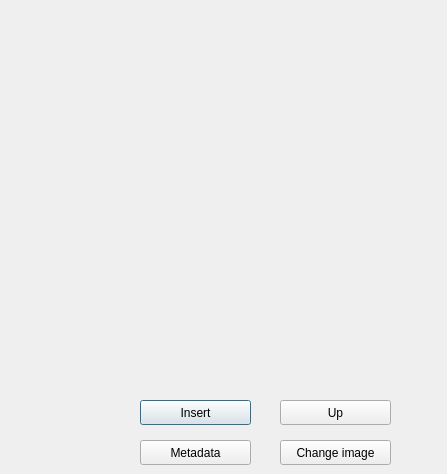
<?xml version="1.0" encoding="UTF-8"?>
<ui version="4.0">
 <class>SecondWin</class>
 <widget class="QDialog" name="SecondWin">
  <property name="geometry">
   <rect>
    <x>0</x>
    <y>0</y>
    <width>447</width>
    <height>474</height>
   </rect>
  </property>
  <property name="windowTitle">
   <string>Dialog</string>
  </property>
  <widget class="QLabel" name="labelimage">
   <property name="geometry">
    <rect>
     <x>40</x>
     <y>50</y>
     <width>371</width>
     <height>321</height>
    </rect>
   </property>
   <property name="text">
    <string/>
   </property>
  </widget>
  <widget class="QPushButton" name="InsertBu">
   <property name="geometry">
    <rect>
     <x>140</x>
     <y>400</y>
     <width>111</width>
     <height>25</height>
    </rect>
   </property>
   <property name="text">
    <string>Insert</string>
   </property>
  </widget>
  <widget class="QPushButton" name="pushButton_2">
   <property name="geometry">
    <rect>
     <x>140</x>
     <y>440</y>
     <width>111</width>
     <height>25</height>
    </rect>
   </property>
   <property name="text">
    <string>Metadata</string>
   </property>
  </widget>
  <widget class="QPushButton" name="ChangeBu">
   <property name="geometry">
    <rect>
     <x>280</x>
     <y>400</y>
     <width>111</width>
     <height>25</height>
    </rect>
   </property>
   <property name="text">
    <string>Up</string>
   </property>
  </widget>
  <widget class="QPushButton" name="pushButton">
   <property name="geometry">
    <rect>
     <x>280</x>
     <y>440</y>
     <width>111</width>
     <height>25</height>
    </rect>
   </property>
   <property name="text">
    <string>Change image</string>
   </property>
  </widget>
  <widget class="QLabel" name="label">
   <property name="geometry">
    <rect>
     <x>0</x>
     <y>0</y>
     <width>451</width>
     <height>481</height>
    </rect>
   </property>
   <property name="text">
    <string/>
   </property>
   <property name="pixmap">
    <pixmap>Since.png</pixmap>
   </property>
  </widget>
  <zorder>label</zorder>
  <zorder>labelimage</zorder>
  <zorder>InsertBu</zorder>
  <zorder>pushButton_2</zorder>
  <zorder>ChangeBu</zorder>
  <zorder>pushButton</zorder>
 </widget>
 <resources/>
 <connections/>
</ui>
